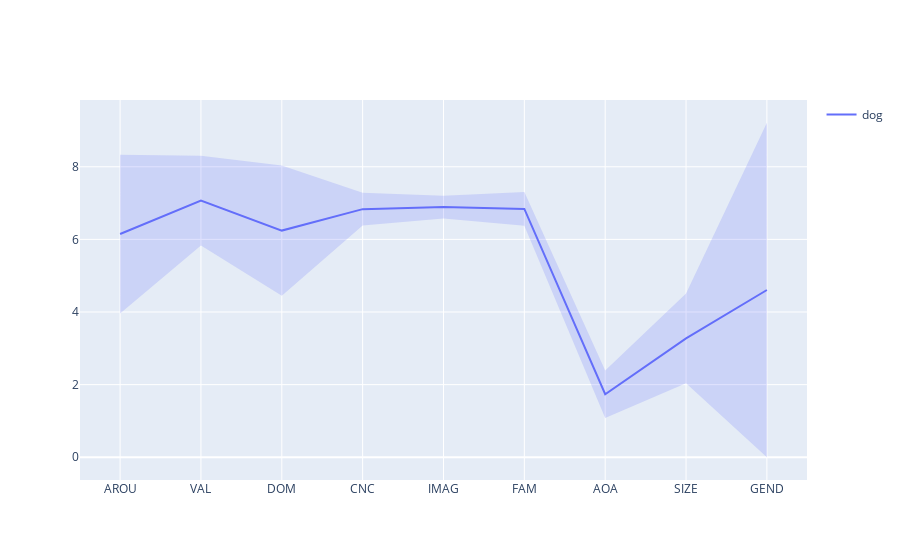

Source (notebook cell):
### Markdown cell above
> Experimenting some words visualization:

### Code cell
fig_dog = viz_GlasgowR(['dog'], df)
fig_dog

### Figure 1 — Plotly figure (JSON) as saved in the notebook; plotly's stock layout.template omitted (floating-point values rounded to 4 significant figures)
{"data": [{"line": {"color": "#636EFA"}, "mode": "lines", "name": "dog", "showlegend": true, "type": "scatter", "x": [1, 2, 3, 4, 5, 6, 7, 8, 9], "y": [6.147, 7.067, 6.242, 6.833, 6.889, 6.84, 1.735, 3.273, 4.606]}, {"fill": "toself", "fillcolor": "rgba(99, 110, 250, 0.2)", "hoverinfo": "skip", "line": {"color": "rgba(255,255,255,0)"}, "showlegend": false, "type": "scatter", "x": [1, 2, 3, 4, 5, 6, 7, 8, 9, 9, 8, 7, 6, 5, 4, 3, 2, 1], "y": [8.332, 8.304, 8.035, 7.286, 7.203, 7.303, 2.391, 4.511, 9.212, 0, 2.035, 1.079, 6.377, 6.575, 6.38, 4.449, 5.83, 3.962]}], "layout": {"autosize": true, "xaxis": {"autorange": true, "range": [0.5284, 9.472], "tickmode": "array", "ticktext": ["AROU", "VAL", "DOM", "CNC", "IMAG", "FAM", "AOA", "SIZE", "GEND"], "tickvals": [1, 2, 3, 4, 5, 6, 7, 8, 9], "type": "linear"}, "yaxis": {"autorange": true, "range": [-0.7602, 9.972], "type": "linear"}}}
